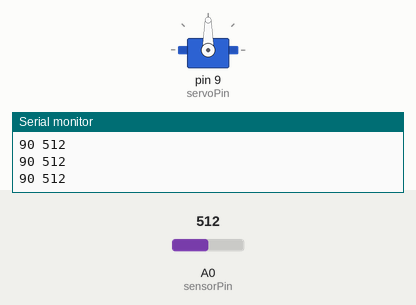
A sketch run on a simulated Arduino Uno, built with avr-gcc and run on an emulated ATmega328P. On the bench: servo, the last lines printed to the serial monitor. The inputs (shaded band) are chosen by the test bench; at power-on: A0 (sensorPin) = 512.

Above: at 1.2 s.
1.3 s: A0 (sensorPin) set to 545
2.8 s: A0 (sensorPin) set to 570
At 3.96 s:
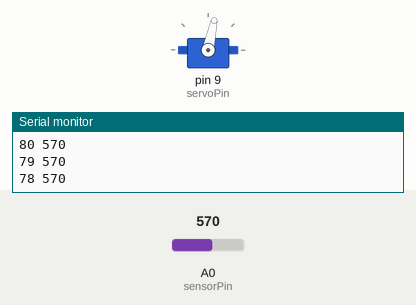
5.8 s: A0 (sensorPin) set to 511
At 5.8 s:
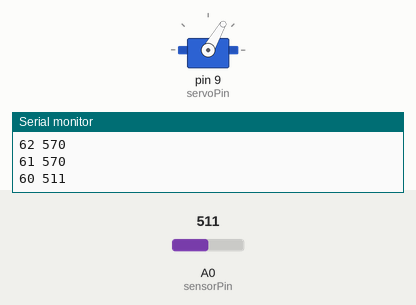
7.3 s: A0 (sensorPin) set to 716
At 8.49 s:
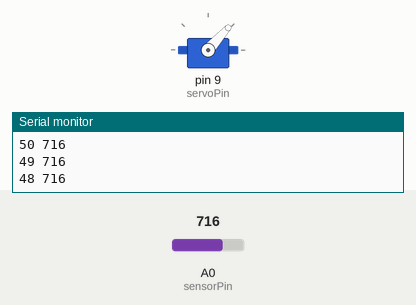
10.3 s: A0 (sensorPin) set to 502
At 10.3 s:
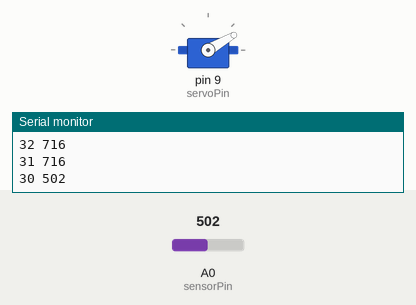
11.8 s: A0 (sensorPin) set to 900
At 15.4 s:
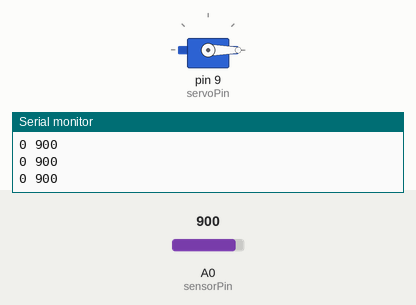
Timing chart, 0 to 15.8 s (numbered marks = the images above; inputs shaded):
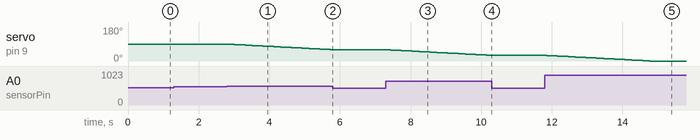

Measured:
- the behaviour switches between 552 and 553 on A0 (sensorPin) (found by bisection; images 0 and 1)
- after the input at 2.8 s, servo on pin 9 (servoPin): moves from 90° to 60° over 2.9 s, starting at once
- after the input at 5.8 s, servo on pin 9 (servoPin): stays 60° (without the input it goes to 59° after 0.03 s)
- after the input at 7.3 s, servo on pin 9 (servoPin): moves from 60° to 30° over 2.9 s, starting at once
- after the input at 10.3 s, servo on pin 9 (servoPin): stays 30° (without the input it goes to 29° after 0.05 s)
- after the input at 11.8 s, servo on pin 9 (servoPin): moves from 30° to 0° over 2.9 s, starting after 0.06 s

The sketch:

flower.ino
```cpp
#include <Servo.h>

int sensorPin = A0;
int servoPin  = 9;

int sensorValue = 0;
int servoGrad = 90;
int tolerance = 40;

Servo myservo;

void setup() {
  Serial.begin(9600);
  pinMode( sensorPin, INPUT);
  myservo.attach( servoPin );
  myservo.write( 0 );
  Serial.print(servoGrad);
}

void loop() {
  sensorValue = analogRead(sensorPin);
  Serial.println(sensorValue);
  if ( sensorValue < (512-tolerance) )
  {
    if (servoGrad < 180) servoGrad++;
  }

  if ( sensorValue > (512+tolerance) )
  {
    if (servoGrad > 0) servoGrad--;
  }

  myservo.write( servoGrad );

  Serial.print( servoGrad );
  Serial.print( " " );
  //myservo.write( 50 );

  delay(100);
}
```
